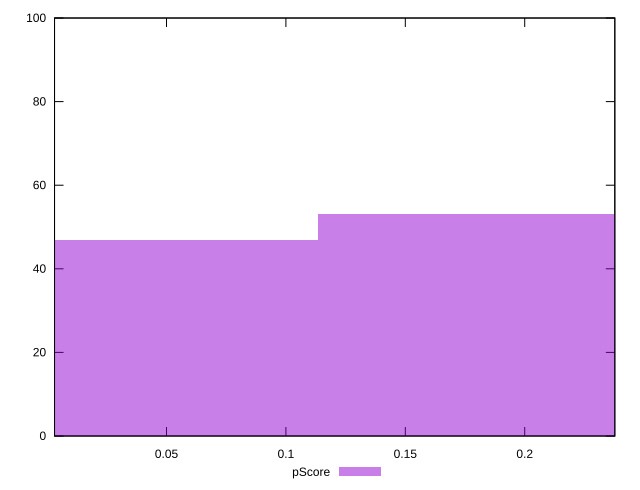

This figure's gnuplot source:
reset

$pScore <<EOF
0 47
0.22719730627539894 53
EOF

set key outside below
set boxwidth 0.22719730627539894
set xrange [0.003113146976724157:0.2377319269603771]
set yrange [0:100]
set trange [0:100]
set style fill transparent solid 0.5 noborder
set terminal svg size 640, 490 enhanced background rgb 'white'
set output "report_00018_2021-02-10T15-25-16.877Z/cumulative-layout-shift/samples/pages+cached+noadtech+nomedia/pScore/histogram.svg"

plot $pScore title "pScore" with boxes

reset
